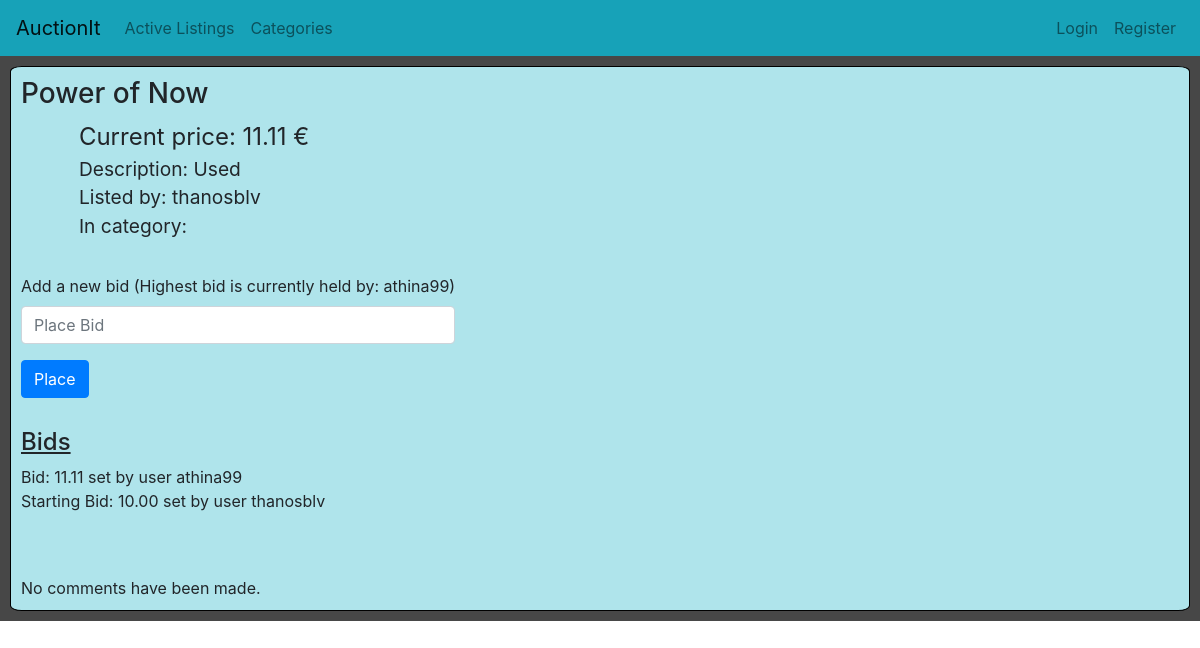
/listing/15, run on an earlier commit of the app's database.
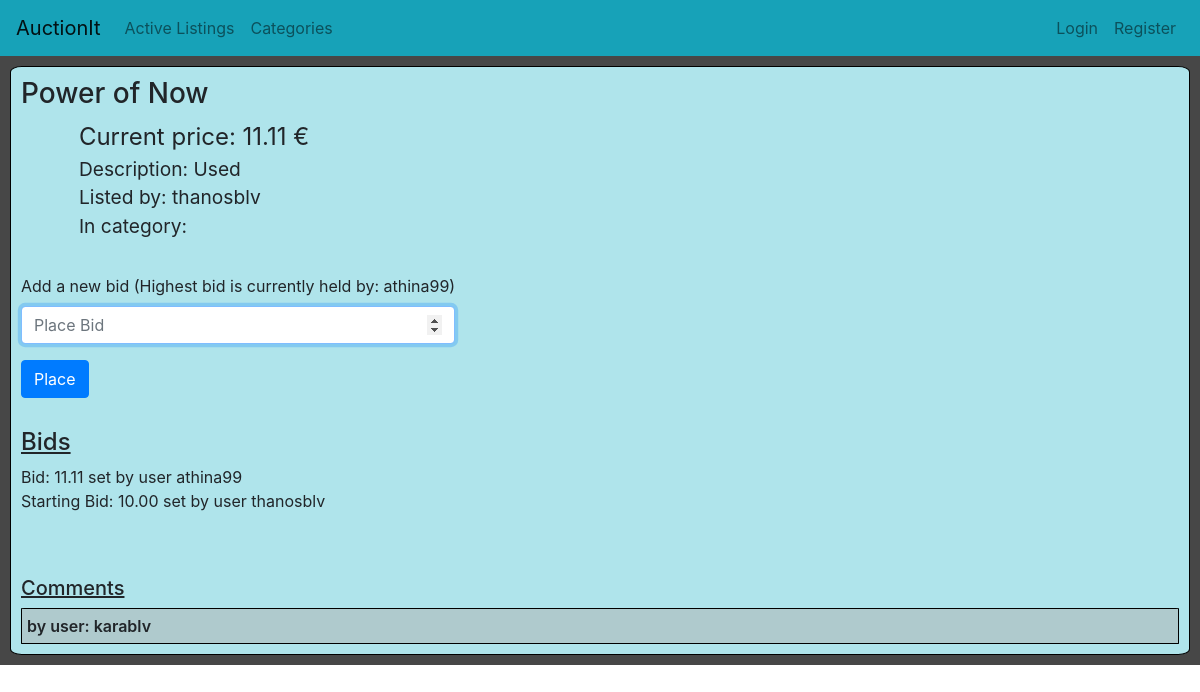
And on a later commit of the database.
### auctions/models.py (models this page shows, shortened)
class Bid(models.Model):
    value = models.DecimalField(max_digits=8,decimal_places=2)
    listing = models.ForeignKey(Listing,on_delete=models.CASCADE,related_name="listing_bids")
    user = models.ForeignKey(User,on_delete=models.CASCADE,related_name="my_bids")

class User(AbstractUser):
    watchlist = models.ManyToManyField('Listing', related_name = "users_saved")

class Comment(models.Model):
    text = models.CharField(max_length=128)
    user = models.ForeignKey(User,on_delete=models.CASCADE, related_name="my_comments")
    listing = models.ForeignKey(Listing, on_delete=models.CASCADE,related_name="listing_comments")

### auctions/views.py (the view)
# urls.py: path("listing/<int:listing_id>",views.display_listing, name="onelisting"),
def display_listing(request, listing_id):
    l = Listing.objects.get(pk=int(listing_id))
    if request.user.is_authenticated:
        u = User.objects.get(pk = request.user.pk)
        if l in u.watchlist.all():
            s = True
        else :
            s = False
    else :
        s = False
    if request.method == "POST":
        user = request.user
        l_id = request.POST["listing_id"]
        l = Listing.objects.get(id=l_id)
        if request.POST["bid_value"]:
            value = Decimal(request.POST["bid_value"])
            price = l.curr_price if l.curr_price else l.starting_bid
            if value <= price:
                return render(request, "auctions/listing.html", {
                "listing" : l,
                "bids" : l.listing_bids.all(),
                "saved" : s,
                "error_message" : "Enter a bid higher than the current price please.",
                "comments" : l.listing_comments.all()
            })
        else:
            return render(request, "auctions/listing.html", {
                "listing" : l,
                "bids" : l.listing_bids.all(),
                "saved" : s,
                "error_message" : "Enter a value for the bid please.",
                "comments" : l.listing_comments.all()
            })
        bid = Bid.objects.create(value=value,listing=l,user=user)
        bid.save()
        if l.listing_bids.all():
            l.curr_price = (l.listing_bids.all().aggregate(Max('value')).get('value__max'))
            l.winner = l.listing_bids.all().order_by('value').reverse()[0].user
            l.save()
        return render(request, "auctions/listing.html", {
            "listing" : l,
            "bids" : l.listing_bids.all(),
            "saved" : s,
            "success_message" : "Bid placed successfully",
            "comments" : l.listing_comments.all()
        })
    else :
        return render(request, "auctions/listing.html", {
            "listing" : l,
            "bids" : l.listing_bids.all(),
            "saved" : s,
            "comments" : l.listing_comments.all()
        })

### auctions/templates/auctions/listing.html (shortened to what this page needs)
{% extends "auctions/layout.html" %}
{% block body %}
        <div class="main-page-container">
        <div class = "listing-page">
            <h3>{{listing.title}}</h3>
            <div class="list-all">
                <div class="list-details">
                    <div class="l-curr-price">Current price: {% if listing.curr_price %} {{listing.curr_price}} {% else %} {{listing.starting_bid}} {% endif %}€</div>
                    <div class="l-details">Description: {{listing.description}}</div>
                    <div class="l-details">Listed by: {{listing.user.username}}</div>
                    <div class="l-details">In category: {{listing.category.name}}</div>
                </div>
            </div>
            {% if listing.closed == False %}
                <form action="{% url 'onelisting' listing.pk%}" method="post" enctype="multipart/form-data">
                    <div class="form-group">
                        <label for="bid-inp">Add a new bid (Highest bid is currently held by: {{listing.winner}})</label>
                        <input autofocus class="form-control" id="bid-inp" type="number" name="bid_value" step=".01" min="0" max="9999999" placeholder="Place Bid">
                    </div>
                    <input class="btn btn-primary" type="submit" value="Place">
                </form>
            {% endif %}
            <div>
                <h4 style="text-decoration:underline; margin-top:30px"> Bids </h4>
                {% for bid in bids %}
                    <div>Bid: {{bid.value}} set by user {{bid.user.username}}</div>
                {% endfor %}
                <div> Starting Bid: {{listing.starting_bid}} set by user {{listing.user.username}}</div>
            </div>
            <div class="all-comments">
            {% if comments %}
                <h5 style="text-decoration:underline; margin-top:30px">Comments</h5>
                {% for comment in comments %}
                    <div class="comment">
                        <div class="com-user">by user: {{comment.user.username}}</div>
                    </div>
                {% endfor %}
            {% else %}
                <div style="text-decoration:none; margin-top:30px">No comments have been made.</div>
            {% endif %}
            </div>
        </div>
    </div>
{% endblock %}

What changed in the data, as far as the page shows it:
added Comment: user.username "karablv"
Also different on the page:
text no longer shown: "No comments have been made."
text now shown: "Comments"
